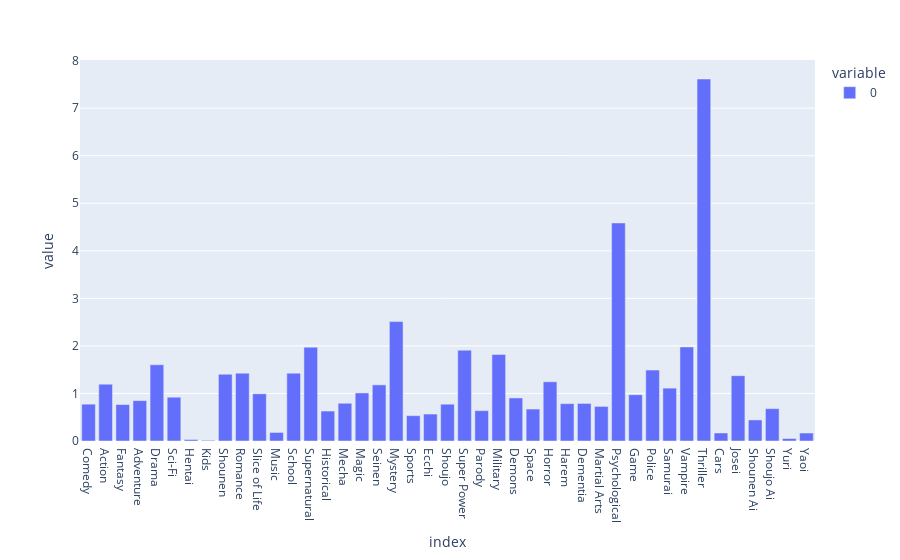

The cell this chart's notebook holds for it:
### Code cell
px.bar(user_genre_sum_percent / anime_genre_sum_percent)

### Figure 1 — Plotly figure (JSON) as saved in the notebook; plotly's stock layout.template omitted (floating-point values rounded to 4 significant figures)
{"data": [{"alignmentgroup": "True", "hovertemplate": "variable=0<br>index=%{x}<br>value=%{y}<extra></extra>", "legendgroup": "0", "marker": {"color": "#636efa", "pattern": {"shape": ""}}, "name": "0", "offsetgroup": "0", "orientation": "v", "showlegend": true, "textposition": "auto", "type": "bar", "x": ["Comedy", "Action", "Fantasy", "Adventure", "Drama", "Sci-Fi", "Hentai", "Kids", "Shounen", "Romance", "Slice of Life", "Music", "School", "Supernatural", "Historical", "Mecha", "Magic", "Seinen", "Mystery", "Sports", "Ecchi", "Shoujo", "Super Power", "Parody", "Military", "Demons", "Space", "Horror", "Harem", "Dementia", "Martial Arts", "Psychological", "Game", "Police", "Samurai", "Vampire", "Thriller", "Cars", "Josei", "Shounen Ai", "Shoujo Ai", "Yuri", "Yaoi"], "xaxis": "x", "y": [0.7744, 1.194, 0.7662, 0.8492, 1.604, 0.9209, 0.03166, 0.01462, 1.404, 1.427, 0.9932, 0.1799, 1.427, 1.973, 0.6295, 0.7939, 1.01, 1.18, 2.511, 0.5323, 0.5668, 0.774, 1.91, 0.6387, 1.82, 0.9052, 0.6717, 1.246, 0.7858, 0.7898, 0.7274, 4.584, 0.9729, 1.491, 1.112, 1.978, 7.611, 0.1687, 1.373, 0.4429, 0.6804, 0.05193, 0.1678], "yaxis": "y"}], "layout": {"barmode": "relative", "legend": {"title": {"text": "variable"}, "tracegroupgap": 0}, "margin": {"t": 60}, "xaxis": {"anchor": "y", "domain": [0, 1], "title": {"text": "index"}}, "yaxis": {"anchor": "x", "domain": [0, 1], "title": {"text": "value"}}}}
